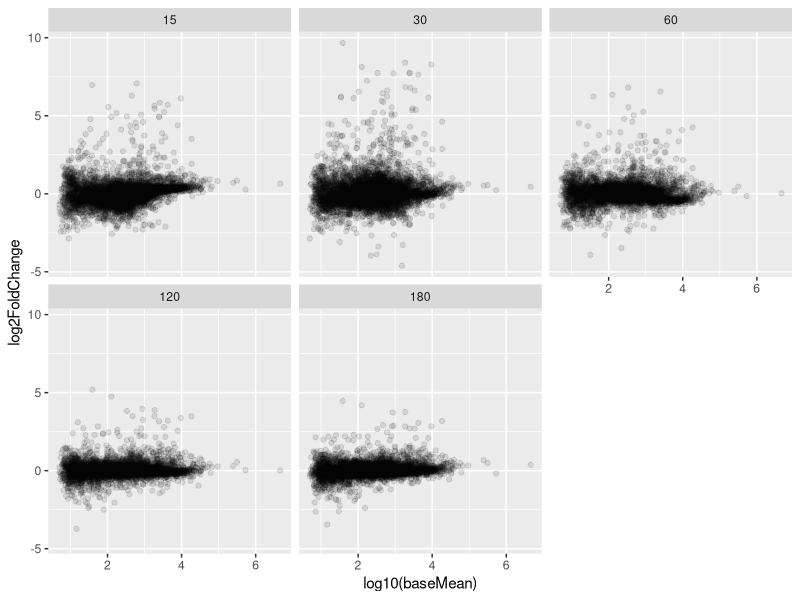
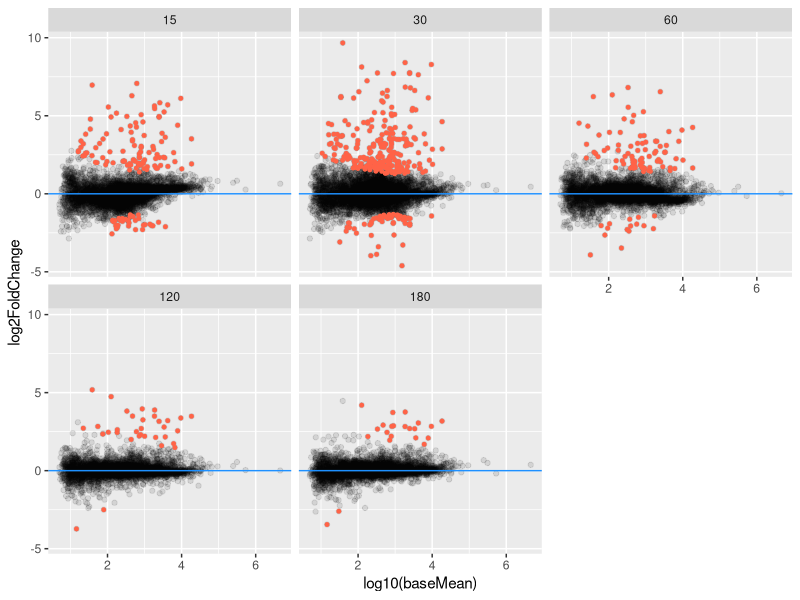

Recreate these plots in R, in order.
library(tidyverse)

test_results <- read_csv("data/test_result.csv")
test_results

# gene column -> gene name
# baseMean column -> mnormalised expression level of a gene
# log2FoldChange column -> amount of change between 2 conditions
# lfcSE column -> standard error associated to log2FoldChange value
# stat column -> statistics value computed as log2FoldChange / lfcSE
# pvalue -> p-value associated with the change
# padj -> p-value corrected for multiple hypothesis testing (= adjusted p-value)
# comparison -> comparison group 

# MA plot
# CHALLENGE: generate an MA plot (baseMean vs log2FoldChange), 
# organise panels by comparison (time point). Hint: consider
# Hint: consider log-transform base mean
test_results %>%
  ggplot(aes(x = log10(baseMean), y = log2FoldChange)) +
  geom_point(alpha = 0.1) +
  facet_wrap(facets = vars(comparison))

test_results %>%
  mutate(sig = ifelse(padj < 0.01, log2FoldChange, NA)) %>%
  ggplot(aes(x = log10(baseMean), y = log2FoldChange)) +
  geom_point(alpha = 0.1) +
  geom_point(aes(y = sig), color = "tomato", size = 1) +
  geom_hline(yintercept = 0, color = "dodgerblue") +
  facet_wrap(facets = vars(comparison))
